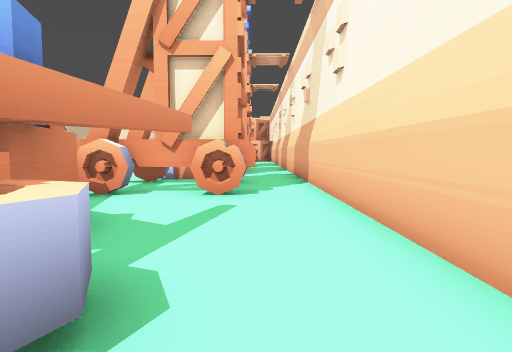
[1] (above)

24 first-person views from a walk through a level from a Godot 3-D game. The camera is 1.3 m above the floor, tilts 4° down and sees 75° across. The floor is counted in squares, 1.53 m on a side. Each view is taken from the middle of a square. On the plan, view 1 faces up. The plan holds only what a view shows up to about 12 squares ahead; the rest is blank. The place goes on beyond the plan.

[2]
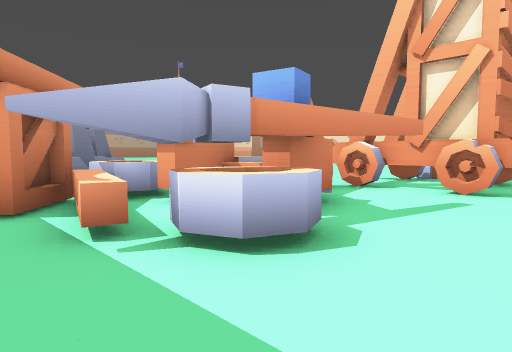

[3]
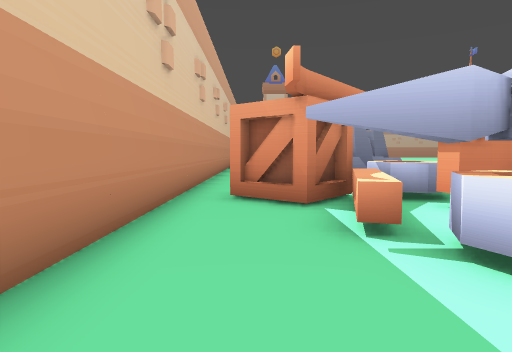

[4]
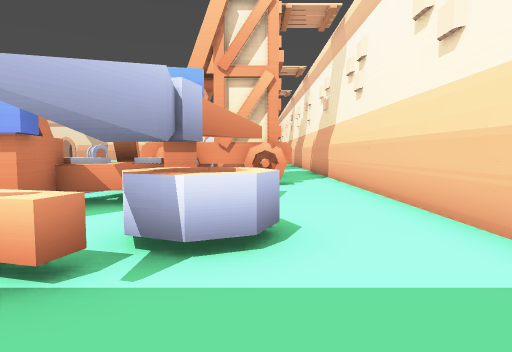

[5]
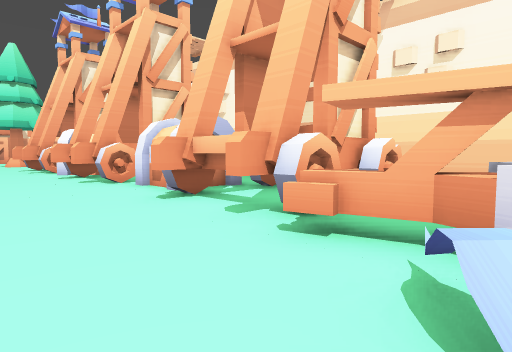

[6]
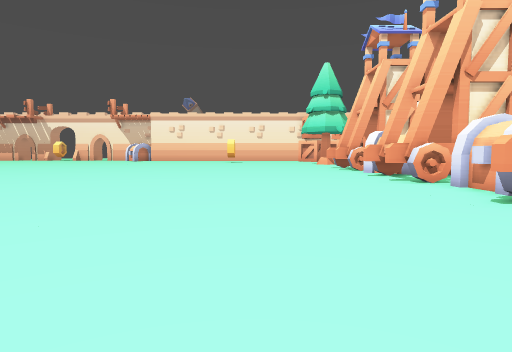

[7]
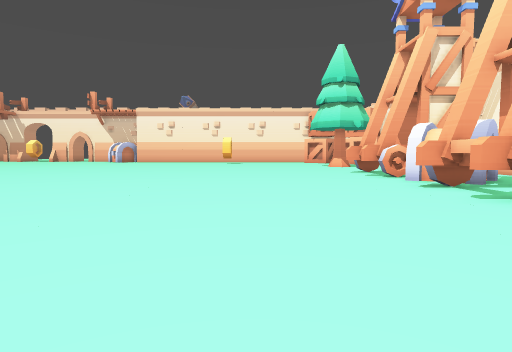

[8]
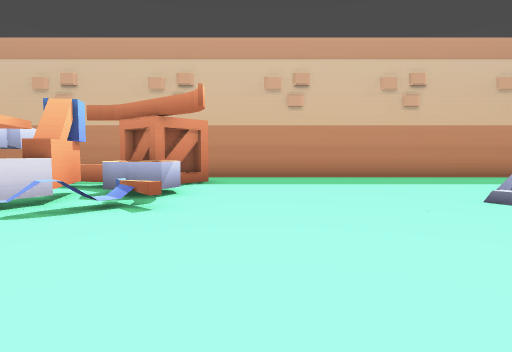

[9]
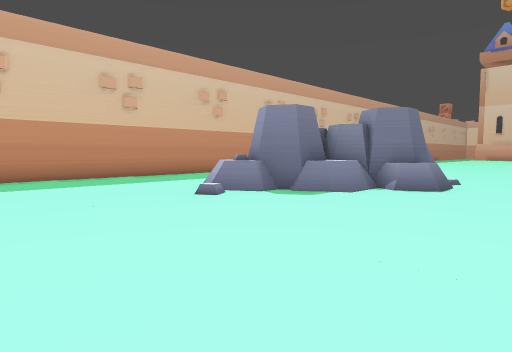

[10]
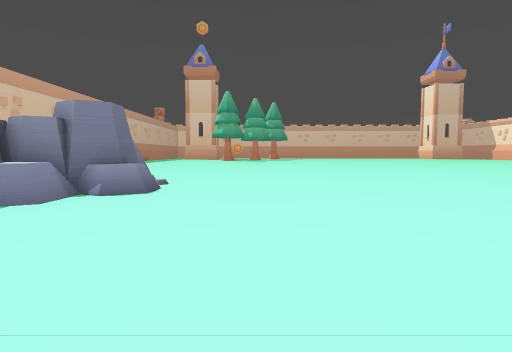

[11]
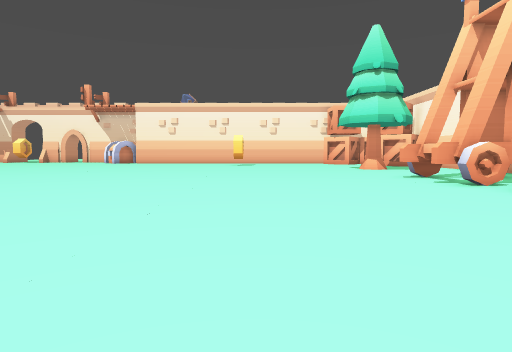

[12]
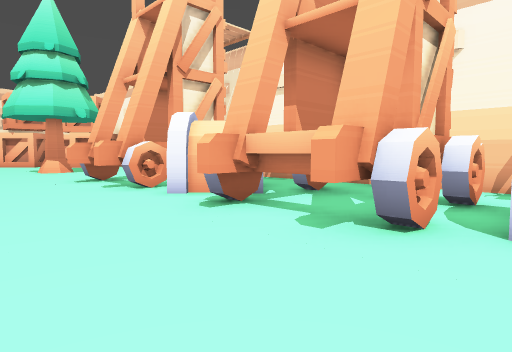

[13]
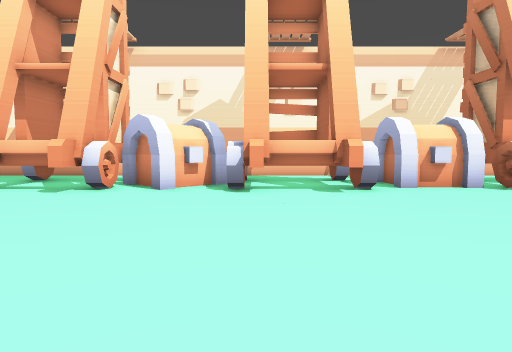

[14]
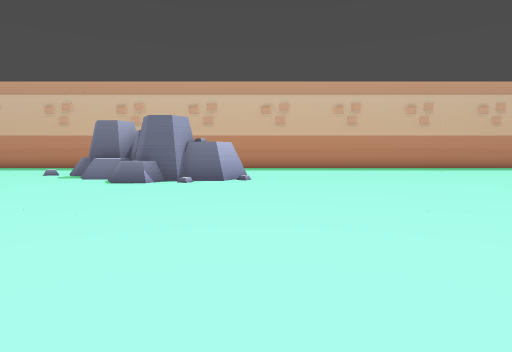

[15]
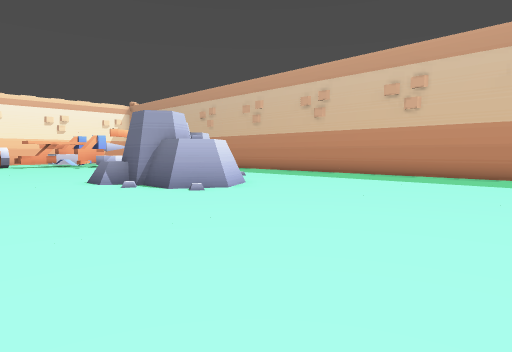

[16]
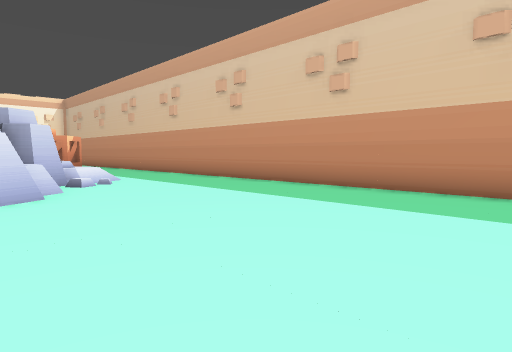

[17]
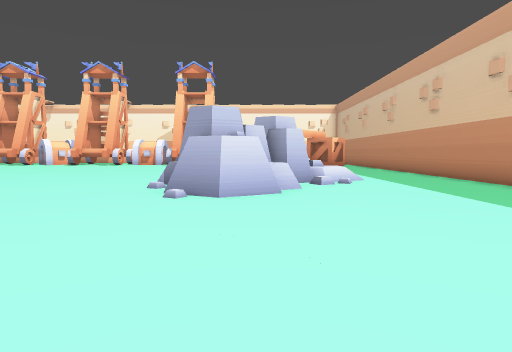

[18]
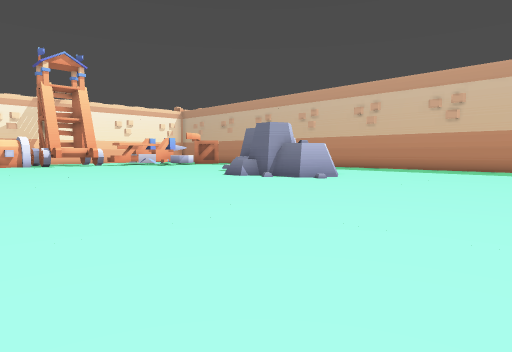

[19]
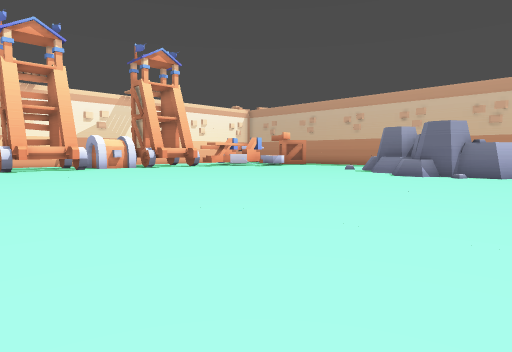

[20]
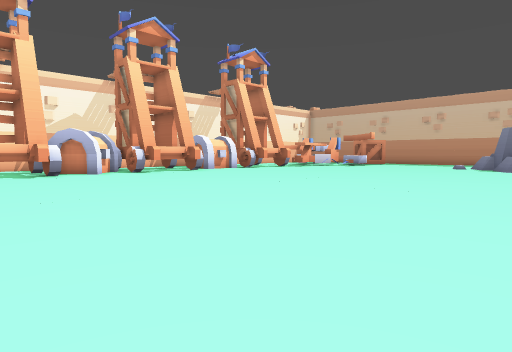

[21]
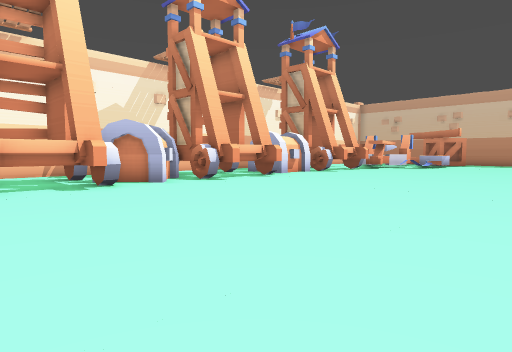

[22]
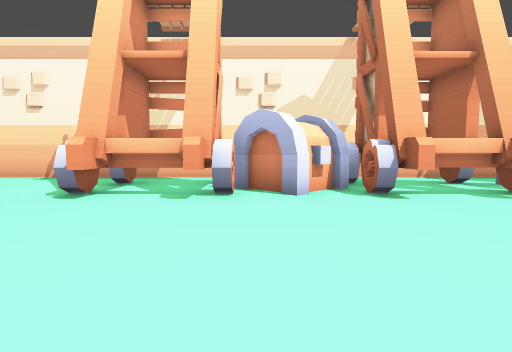

[23]
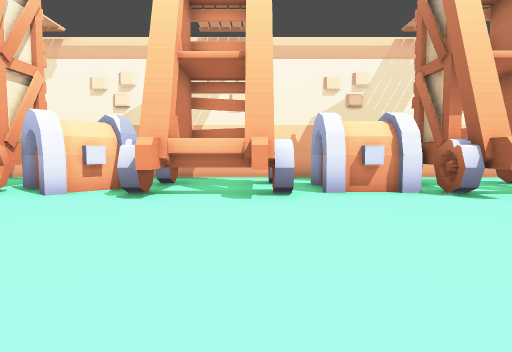

[24]
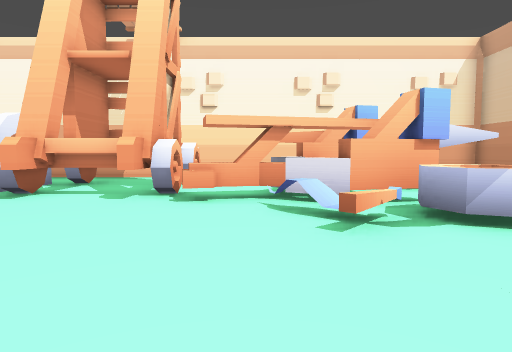

### Floor plan
Key: @ floor where view 1 was taken; # wall or solid block; . floor; / step, stairs or slope; = window, fence, low wall or low ledge; ^ raised ledge; C chest; T tower; R crate; K rock; O other object.
Columns run from 26 left of view 1 to 2 right of it. Each row starts with its distance up from view 1.
 23          ..........  ..T.T..
 22          .............TTTTT.#
 21          ..............T.T..#
 20          .............TTTTT.#
 19      ...................C...#
 18      ..................CCC..
 17      ...................C...
 16      .................TTTTT.
 15 .......................T.T..
 14 ......................TTTTT.#
 13 ............................#
 12 .......................CCC..#
 11 .......................CCC..#
 10 .......................TTTT.#
  9 ......................TTTTT.#
  8 .......................T.T..#
  7 ......................TTTTT.#
  6 .......KKKK...........=.....#
  5 .......KKKK^..........#.....#
  4 .......KKK###.......==#=##..#
  3 ........K####=......=#####..#
  2 .........//#==......^^#.#^..#
  1 ........../O.........^^.#^..#
  0  ...................RR.^#.@.#
 -1  ...................RR......#
 -2  .......................... #
 -3  ##########################TT

Where each view was taken, in squares from view 1:
view 1: 0 up, 0 right, facing up
view 2: 1 down, 1 right, facing up-left
view 3: 1 down, 1 right, facing left
view 4: 2 down, 1 left, facing up
view 5: 4 up, 7 left, facing up-right
view 6: 4 up, 8 left, facing up
view 7: 8 up, 8 left, facing up
view 8: 9 up, 8 left, facing down
view 9: 9 up, 8 left, facing down-left
view 10: 9 up, 9 left, facing left
view 11: 11 up, 9 left, facing up
view 12: 12 up, 7 left, facing up-right
view 13: 16 up, 11 left, facing right
view 14: 16 up, 20 left, facing down
view 15: 10 up, 26 left, facing down-right
view 16: 5 up, 26 left, facing down-right
view 17: 4 up, 26 left, facing right
view 18: 15 up, 26 left, facing down-right
view 19: 19 up, 21 left, facing down-right
view 20: 23 up, 17 left, facing down-right
view 21: 23 up, 12 left, facing down-right
view 22: 19 up, 10 left, facing right
view 23: 14 up, 10 left, facing right
view 24: 5 up, 10 left, facing right
